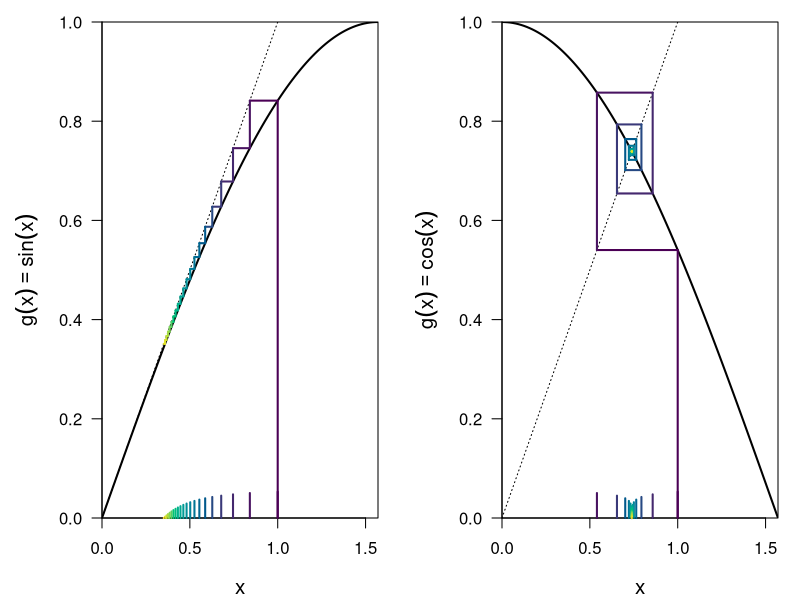

The R script that drew this image:
files <- T
if(files)pdf("fixpt_trig.pdf", height=5, width=10)


par(mfrow=c(1, 2), mar=c(4.1, 5.1, 1.1, 1.1), xaxs='i', yaxs='i')

f <- function(x)sin(x)

plot(f, xlim=c(0, pi/2), ylim=c(0, 1), las=1, lwd=2, ylab=expression(g(x)==sin(x)), xlab=expression(x), cex.lab=1.25)
abline(a=0, b=1, lty=3)


p0 <- 1
ps <- p0
N <- 20
cols <- hcl.colors(N+1, palette="viridis")
for(i in 1:N){
	
		p1 <- f(p0)
		
		ps <- c(ps, p1)
	if(i==1){
		segments(p0, 0, p0, f(p0), col=cols[i], lwd=2)
		segments(p0, f(p0), p1, f(p0), col=cols[i], lwd=2)
	}else{
		segments(p0, p0, p0, p1, col=cols[i], lwd=2)
		segments(p0, f(p0), p1, f(p0), col=cols[i], lwd=2)
	}
	#points(p0, p1, pch=19)
		p0 <- p1

}
#ps
#ps.lab <- parse(text=paste("x[", 0:(length(ps)-1),"]", sep=''))
#axis(1, ps, labels=F, tick=T, cex.axis=0.7, padj=-1.5, col.ticks=gray(length(ps)/length(ps)))
for(i in 1:(N+1))axis(1, ps[i], labels=F, tick=T, tck=0.1*(1-(i/(N+1))^1), cex.axis=0.7, padj=-1.5, col.ticks=cols[i], lwd=2)

f <- function(x)cos(x)

plot(f, xlim=c(0, pi/2), ylim=c(0, 1), las=1, lwd=2, ylab=expression(g(x)==cos(x)), xlab=expression(x), cex.lab=1.25)
abline(a=0, b=1, lty=3)

p0 <- 1
ps <- p0
for(i in 1:N){
	
		p1 <- f(p0)
		
		ps <- c(ps, p1)
	if(i==1){
		segments(p0, 0, p0, f(p0), col=cols[i], lwd=2)
		segments(p0, f(p0), p1, f(p0), col=cols[i], lwd=2)
	}else{
		segments(p0, p0, p0, p1, col=cols[i], lwd=2)
		segments(p0, f(p0), p1, f(p0), col=cols[i], lwd=2)
	}
	#points(p0, p1, pch=19)
		p0 <- p1

}
# ps
# ps.lab <- parse(text=paste("x[", 0:(length(ps)-1),"]", sep=''))
# axis(1, ps, labels=F, tick=T, cex.axis=0.7, padj=-1.5)
for(i in 1:(N+1))axis(1, ps[i], labels=F, tick=T, tck=0.1*(1-(i/(N+1))^1), cex.axis=0.7, padj=-1.5, col.ticks=cols[i], lwd=2)


if(files)dev.off()

cbind(0:(length(ps)-1), ps)
